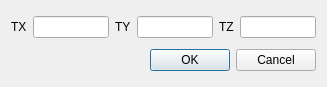
<?xml version="1.0" encoding="UTF-8"?>
<ui version="4.0">
 <class>TransXYZDialog</class>
 <widget class="QDialog" name="TransXYZDialog">
  <property name="geometry">
   <rect>
    <x>0</x>
    <y>0</y>
    <width>313</width>
    <height>87</height>
   </rect>
  </property>
  <property name="windowTitle">
   <string>TransXYZ</string>
  </property>
  <layout class="QGridLayout" name="gridLayout">
   <item row="1" column="0" colspan="2">
    <spacer name="horizontalSpacer">
     <property name="orientation">
      <enum>Qt::Horizontal</enum>
     </property>
     <property name="sizeHint" stdset="0">
      <size>
       <width>133</width>
       <height>20</height>
      </size>
     </property>
    </spacer>
   </item>
   <item row="0" column="0" colspan="4">
    <layout class="QHBoxLayout" name="horizontalLayout">
     <item>
      <widget class="QLabel" name="label">
       <property name="text">
        <string>TX</string>
       </property>
      </widget>
     </item>
     <item>
      <widget class="QLineEdit" name="txLineEdit"/>
     </item>
     <item>
      <widget class="QLabel" name="label_2">
       <property name="text">
        <string>TY</string>
       </property>
      </widget>
     </item>
     <item>
      <widget class="QLineEdit" name="tyLineEdit"/>
     </item>
     <item>
      <widget class="QLabel" name="label_3">
       <property name="text">
        <string>TZ</string>
       </property>
      </widget>
     </item>
     <item>
      <widget class="QLineEdit" name="tzLineEdit"/>
     </item>
    </layout>
   </item>
   <item row="1" column="2" colspan="2">
    <widget class="QDialogButtonBox" name="buttonBox">
     <property name="orientation">
      <enum>Qt::Horizontal</enum>
     </property>
     <property name="standardButtons">
      <set>QDialogButtonBox::Cancel|QDialogButtonBox::Ok</set>
     </property>
    </widget>
   </item>
  </layout>
 </widget>
 <resources/>
 <connections>
  <connection>
   <sender>buttonBox</sender>
   <signal>accepted()</signal>
   <receiver>TransXYZDialog</receiver>
   <slot>accept()</slot>
   <hints>
    <hint type="sourcelabel">
     <x>248</x>
     <y>254</y>
    </hint>
    <hint type="destinationlabel">
     <x>157</x>
     <y>274</y>
    </hint>
   </hints>
  </connection>
  <connection>
   <sender>buttonBox</sender>
   <signal>rejected()</signal>
   <receiver>TransXYZDialog</receiver>
   <slot>reject()</slot>
   <hints>
    <hint type="sourcelabel">
     <x>316</x>
     <y>260</y>
    </hint>
    <hint type="destinationlabel">
     <x>286</x>
     <y>274</y>
    </hint>
   </hints>
  </connection>
 </connections>
</ui>
